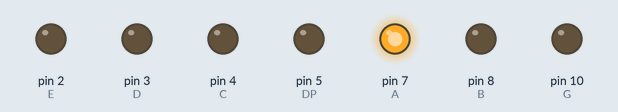
The sketch below on a simulated Arduino Uno, built with avr-gcc and run on an emulated ATmega328P. Shown: output pins drawn as LEDs (lit = HIGH).

Above: at 0.1 s.
At 0.6 s:
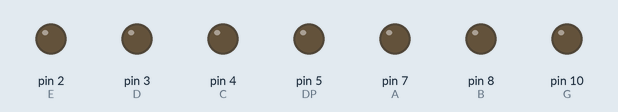
At 18.6 s:
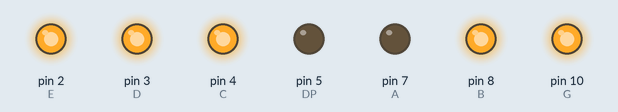
At 39.1 s:
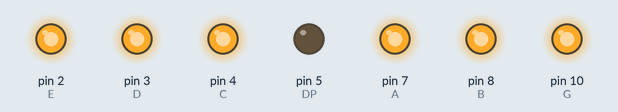
Timing chart, 0 to 40.0 s (numbered marks = the images above):
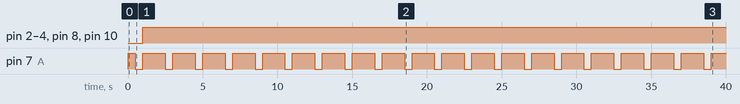

Measured:
- by itself, pin 2 (E), pin 3 (D), pin 4 (C), pin 8 (B), pin 10 (G): LOW → HIGH at 1.0 s
- by itself, pin 7 (A): repeats every 2.0 s: LOW 0.50 s, HIGH 1.5 s

The sketch:

_7segmentLED.ino
```cpp
#define G 10
#define A 7
#define B 8
#define E 2
#define D 3
#define C 4
#define DP 5
#define F 9


void setup()

{

pinMode(A, OUTPUT);
pinMode(B, OUTPUT);
pinMode(C, OUTPUT);
pinMode(D, OUTPUT);
pinMode(E, OUTPUT);
//pinMode(F, OUTPUT);
pinMode(G, OUTPUT);
pinMode(DP, OUTPUT);

}

void loop ()

{

digitalWrite(A,HIGH);
delay(500);
digitalWrite(A,LOW);
delay(500);
digit8();
delay(1000);

}
```

digits.ino
```cpp
void digit1 () {

digitalWrite(A,LOW);
digitalWrite(B, HIGH);
digitalWrite(C, HIGH);
digitalWrite(D, LOW);
digitalWrite(E, LOW);
//digitalWrite(F, LOW);
digitalWrite(G, LOW);
}

void digit2 () {

digitalWrite(A,HIGH);
digitalWrite(B, HIGH);
digitalWrite(C, LOW);
digitalWrite(D, HIGH);
digitalWrite(E, HIGH);
//digitalWrite(F, LOW);
digitalWrite(G, HIGH);
}

void digit3 () {

digitalWrite(A,HIGH);
digitalWrite(B, HIGH);
digitalWrite(C, HIGH);
digitalWrite(D, HIGH);
digitalWrite(E, LOW);
//digitalWrite(F, LOW);
digitalWrite(G, HIGH);
}

void digit4 () {

digitalWrite(A,LOW);
digitalWrite(B, HIGH);
digitalWrite(C, HIGH);
digitalWrite(D, LOW);
digitalWrite(E, LOW);
//digitalWrite(F, HIGH);
digitalWrite(G, HIGH);
}

void digit5 () {

digitalWrite(A,HIGH);
digitalWrite(B, LOW);
digitalWrite(C, HIGH);
digitalWrite(D, HIGH);
digitalWrite(E, LOW);
//digitalWrite(F, HIGH);
digitalWrite(G, HIGH);
}

void digit6 () {

digitalWrite(A,HIGH);
digitalWrite(B, LOW);
digitalWrite(C, HIGH);
digitalWrite(D, HIGH);
digitalWrite(E, HIGH);
//digitalWrite(F, HIGH);
digitalWrite(G, HIGH);
}

void digit7 () {

digitalWrite(A,HIGH);
digitalWrite(B, HIGH);
digitalWrite(C, HIGH);
digitalWrite(D, LOW);
digitalWrite(E, LOW);
//digitalWrite(F, LOW);
digitalWrite(G, LOW);
}

void digit8 () {

digitalWrite(A, HIGH);
digitalWrite(B, HIGH);
digitalWrite(C, HIGH);
digitalWrite(D, HIGH);
digitalWrite(E, HIGH);
//digitalWrite(F, HIGH);
digitalWrite(G, HIGH);

}

void digit9 () {

digitalWrite(A, HIGH);
digitalWrite(B, HIGH);
digitalWrite(C, HIGH);
digitalWrite(D, HIGH);
digitalWrite(E, LOW);
//digitalWrite(F, HIGH);
digitalWrite(G, HIGH);

}
```
